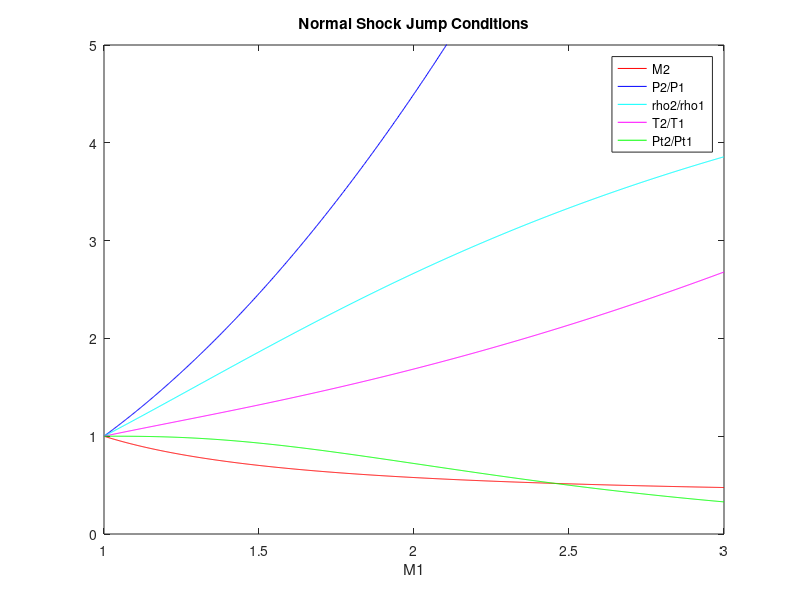

MATLAB code for this plot:
% Logan Prust - Aer E 311 - Homework 2 - Problem 5

clear,clc;

gamma=1.4;

% get input parameters
M1=input('Upstream Mach Number: ');
P1=input('Upstream Pressure: ');
rho1=input('Upstream Density: ');
T1=input('Upstream Temperature: ');
Pt1=input('Upstream Total Pressure: ');

% calculate output parameters
M2=sqrt((M1^2+2/(gamma-1))/(2*gamma/(gamma-1)*M1^2-1));
P2=P1*(1+gamma*M1^2)/(1+gamma*M2^2);
T2=T1*(1+(gamma-1)/2*M1^2)/(1+(gamma-1)/2*M2^2);
rho2=rho1*M1/M2*sqrt((1+(gamma-1)/2*M2^2)/(1+(gamma-1)/2*M1^2));
Pt2=Pt1*(1+gamma*M1^2)/(1+gamma*M2^2)*((1+(gamma-1)/2*M2^2)/(1+(gamma-1)/2*M1^2))^(gamma/(gamma-1));

% output parameters to screen
fprintf('\n %20s %.15f %s \n','M2 =',M2,'');
fprintf('%20s %.15f %s \n','P2 =',P2,'Pa');
fprintf('%20s %.15f %s \n','T2 =',T2,'K');
fprintf('%20s %.15f %s \n','rho2 =',rho2,'kg/m^3');
fprintf('%20s %.15f %s \n','Pt2 =',Pt2,'Pa');

% clear all variables
clear;

% define plot parameters
gamma=1.4;
n=1000;
M1=linspace(1,3,n);

% calculate plot values
for i=1:n
    M2(i)=sqrt((M1(i)^2+2/(gamma-1))/(2*gamma/(gamma-1)*M1(i)^2-1));
    Pratio(i)=(1+gamma*M1(i)^2)/(1+gamma*M2(i)^2);
    Tratio(i)=(1+(gamma-1)/2*M1(i)^2)/(1+(gamma-1)/2*M2(i)^2);
    rhoratio(i)=M1(i)/M2(i)*sqrt((1+(gamma-1)/2*M2(i)^2)/(1+(gamma-1)/2*M1(i)^2));
    Ptratio(i)=(1+gamma*M1(i)^2)/(1+gamma*M2(i)^2)*((1+(gamma-1)/2*M2(i)^2)/(1+(gamma-1)/2*M1(i)^2))^(gamma/(gamma-1));
end

% construct plot
figure(1);
plot(M1,M2,'r');
hold on;
plot(M1,Pratio,'b');
plot(M1,rhoratio,'c');
plot(M1,Tratio,'m');
plot(M1,Ptratio,'g');
axis([1 3 0 5]);
legend('M2','P2/P1','rho2/rho1','T2/T1','Pt2/Pt1');
title('Normal Shock Jump Conditions');
xlabel('M1');
